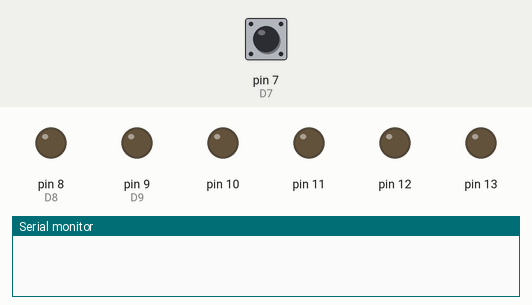
Simulated run of this sketch. Board: Arduino Uno, built with avr-gcc and run on an emulated ATmega328P. Parts: output pins drawn as LEDs (lit = HIGH), the last lines printed to the serial monitor. The inputs (shaded band) are chosen by the test bench; at power-on: pin 7 (D7) LOW.

Above: at 0.1 s.
At 1.2 s:
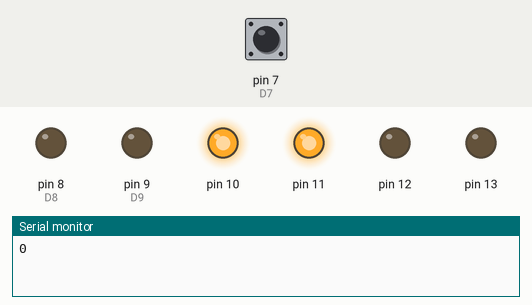
1.3 s: pin 7 (D7) driven HIGH
At 2.5 s:
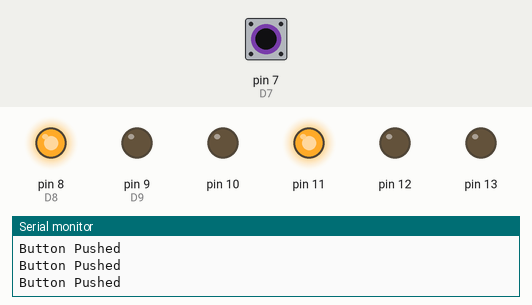
2.8 s: pin 7 (D7) pulsed LOW 2 times (0.12 s each, 0.3 s apart)
6.4 s: pin 7 (D7) pulsed LOW 2 times (0.12 s each, 0.3 s apart)
Timing chart, 0 to 9.4 s (numbered marks = the images above; inputs shaded):
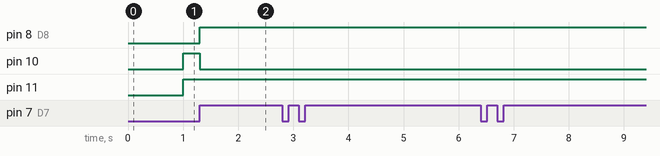

Measured:
- after the input at 1.3 s, pin 8 (D8): LOW → HIGH at once; pin 10: HIGH → LOW at once; pin 12: stays LOW (without the input it goes to HIGH after 1.3 s)

The sketch:

trafficlight.ino
```cpp
#include <TimerOne.h>

/* traffic light demo for udemy course */
/* By Peter Larsen */

#define D1 1
#define D2 2
#define D3 3
#define D4 4
#define D5 5
#define D6 6
#define D7 7
#define D8 8
#define D9 9
#define D10 10
#define D11 11
#define D12 12
#define D13 13

/*
 *  A light state represents what state a light shows. Nummerically we force the start to 0 (this should be the default)
 */
enum lightState { RED=0, GREEN=1, REDYELLOW=2, YELLOW=3 };

/*
 *  A traffic light is 3 LEDs, one red, one yellow and one green. The state indicates the current state of the light
 *  (which lights are on).
 *  The content of red, yellow and green are the digital pins where the LED are connected to.
 */
struct Light {
  int red, yellow, green;
  lightState state;
};

/* We have 2 lights for our simple traffic light */
Light light1 = { D10, D9, D8, RED };
Light light2 = { D11, D12, D13, RED };

/* Initialize a single light's output pins */
void setupLight(Light l) {
  pinMode(l.red, OUTPUT);
  pinMode(l.yellow, OUTPUT);
  pinMode(l.green, OUTPUT);
}

void setup() {
  setupLight(light1);
  setupLight(light2);

  // Pedistian button on D7
  pinMode(D7, INPUT);

  // Setup Timer to change light
  Timer1.initialize(1000l*1000l); // One Second
  Timer1.attachInterrupt(changeLightState);

  Serial.begin(9600);
}

/* Turn the LEDs to reflect the state of the light */
void setLight(Light light, lightState state) {
  switch (state) {
    case RED: { digitalWrite(light.red, HIGH);
                digitalWrite(light.yellow, LOW);
                digitalWrite(light.green, LOW);
                break;
    }
    case YELLOW: { digitalWrite(light.red, LOW);
                   digitalWrite(light.yellow, HIGH);
                   digitalWrite(light.green, LOW);
                   break;
    }
    case GREEN: { digitalWrite(light.red, LOW);
                  digitalWrite(light.yellow, LOW);
                  digitalWrite(light.green, HIGH);
                  break;
    }
    case REDYELLOW: { digitalWrite(light.red, HIGH);
                  digitalWrite(light.yellow, HIGH);
                  digitalWrite(light.green, LOW);
                  break;
    }
  }
}

/* "global" states possible for all traffic lights */
enum TrafficLightState{ALL_RED, RED_REDYELLOW, RED_GREEN, RED_YELLOW, REDYELLOW_RED, GREEN_RED, GREEN_YELLOW};

/* A mode consists of a state and a delay in micro-seconds that the state should be held */
struct TrafficModeType {
  TrafficLightState state;
  long delay;
};

/* A sequence list of the traffice modes */
const TrafficModeType trafficModes[] = { { ALL_RED, 800}, {RED_REDYELLOW, 300}, { RED_GREEN, 2000 }, { RED_YELLOW, 300 }, { ALL_RED, 800 }, {REDYELLOW_RED, 300},  { GREEN_RED, 2000}, {GREEN_YELLOW, 300} };
int trafficMode = 0;

/* Set the lights to reflect the set state */
void setLightState(int mode) {
  switch (trafficModes[mode].state) {
    case ALL_RED:       { setLight(light1, RED); setLight(light2, RED); break; }
    case RED_REDYELLOW: { setLight(light1, RED); setLight(light2, REDYELLOW); break; }
    case RED_GREEN:     { setLight(light1, RED); setLight(light2, GREEN); break; }
    case RED_YELLOW:    { setLight(light1, RED); setLight(light2, YELLOW); break; }
    case REDYELLOW_RED:  { setLight(light1, REDYELLOW); setLight(light2, RED); break; }
    case GREEN_RED:     { setLight(light1, GREEN); setLight(light2, RED); break; }
    case GREEN_YELLOW:  { setLight(light1, YELLOW); setLight(light2, RED); break; }
  };
}

/* Force current traffic state. Used by the pedestian button */
int newState(int newState) {
  for (int i=0; i<=8; i++) {
    if (trafficModes[i].state == newState) {
      trafficMode = i; // Set the mode to the location where we found things
      setLightState(trafficMode);
      Timer1.setPeriod(6000l*1000l); // Extra long wait
      return 0;
    }
  }
  return 1;
  // Just ignore the mode change
}

/* Timer called function to change/advance the light state */
void changeLightState()  {
  Serial.println(trafficMode);
  if (trafficMode >= 8) trafficMode=0;
  Timer1.setPeriod(trafficModes[trafficMode].delay*2000l);
  Timer1.attachInterrupt(changeLightState);
  setLightState(trafficMode++);
}

void loop() {
  // Do something with the button
  if (digitalRead(D7) == HIGH) {
    Serial.println("Button Pushed");
    newState(GREEN_RED);
  }
  int test;
  if (test=(5+8) > 10) {}
}
```
